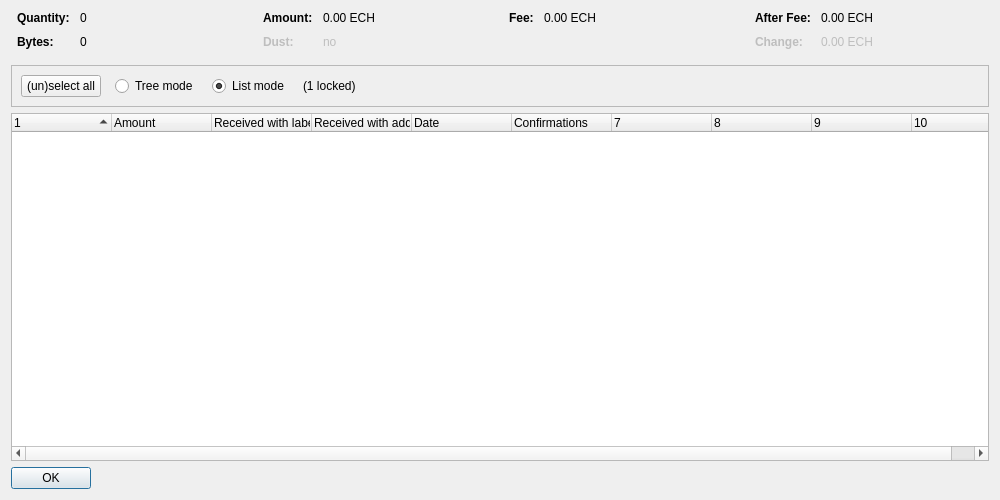
<?xml version="1.0" encoding="UTF-8"?>
<ui version="4.0">
 <class>CoinControlDialog</class>
 <widget class="QDialog" name="CoinControlDialog">
  <property name="geometry">
   <rect>
    <x>0</x>
    <y>0</y>
    <width>1000</width>
    <height>500</height>
   </rect>
  </property>
  <property name="windowTitle">
   <string>Coin Selection</string>
  </property>
  <layout class="QVBoxLayout" name="verticalLayout">
   <item>
    <layout class="QHBoxLayout" name="horizontalLayoutTop" stretch="0,0,0,0">
     <property name="topMargin">
      <number>0</number>
     </property>
     <property name="bottomMargin">
      <number>10</number>
     </property>
     <item>
      <layout class="QFormLayout" name="formLayoutCoinControl1">
       <property name="horizontalSpacing">
        <number>10</number>
       </property>
       <property name="verticalSpacing">
        <number>10</number>
       </property>
       <property name="leftMargin">
        <number>6</number>
       </property>
       <property name="rightMargin">
        <number>6</number>
       </property>
       <item row="0" column="0">
        <widget class="QLabel" name="labelCoinControlQuantityText">
         <property name="font">
          <font>
           <weight>75</weight>
           <bold>true</bold>
          </font>
         </property>
         <property name="text">
          <string>Quantity:</string>
         </property>
        </widget>
       </item>
       <item row="0" column="1">
        <widget class="QLabel" name="labelCoinControlQuantity">
         <property name="cursor">
          <cursorShape>IBeamCursor</cursorShape>
         </property>
         <property name="contextMenuPolicy">
          <enum>Qt::ActionsContextMenu</enum>
         </property>
         <property name="text">
          <string notr="true">0</string>
         </property>
         <property name="textInteractionFlags">
          <set>Qt::LinksAccessibleByMouse|Qt::TextSelectableByKeyboard|Qt::TextSelectableByMouse</set>
         </property>
        </widget>
       </item>
       <item row="1" column="0">
        <widget class="QLabel" name="labelCoinControlBytesText">
         <property name="font">
          <font>
           <weight>75</weight>
           <bold>true</bold>
          </font>
         </property>
         <property name="text">
          <string>Bytes:</string>
         </property>
        </widget>
       </item>
       <item row="1" column="1">
        <widget class="QLabel" name="labelCoinControlBytes">
         <property name="cursor">
          <cursorShape>IBeamCursor</cursorShape>
         </property>
         <property name="contextMenuPolicy">
          <enum>Qt::ActionsContextMenu</enum>
         </property>
         <property name="text">
          <string notr="true">0</string>
         </property>
         <property name="textInteractionFlags">
          <set>Qt::LinksAccessibleByMouse|Qt::TextSelectableByKeyboard|Qt::TextSelectableByMouse</set>
         </property>
        </widget>
       </item>
      </layout>
     </item>
     <item>
      <layout class="QFormLayout" name="formLayoutCoinControl2">
       <property name="horizontalSpacing">
        <number>10</number>
       </property>
       <property name="verticalSpacing">
        <number>10</number>
       </property>
       <property name="leftMargin">
        <number>6</number>
       </property>
       <property name="rightMargin">
        <number>6</number>
       </property>
       <item row="0" column="0">
        <widget class="QLabel" name="labelCoinControlAmountText">
         <property name="font">
          <font>
           <weight>75</weight>
           <bold>true</bold>
          </font>
         </property>
         <property name="text">
          <string>Amount:</string>
         </property>
        </widget>
       </item>
       <item row="0" column="1">
        <widget class="QLabel" name="labelCoinControlAmount">
         <property name="cursor">
          <cursorShape>IBeamCursor</cursorShape>
         </property>
         <property name="contextMenuPolicy">
          <enum>Qt::ActionsContextMenu</enum>
         </property>
         <property name="text">
          <string notr="true">0.00 ECH</string>
         </property>
         <property name="textInteractionFlags">
          <set>Qt::LinksAccessibleByMouse|Qt::TextSelectableByKeyboard|Qt::TextSelectableByMouse</set>
         </property>
        </widget>
       </item>
       <item row="1" column="0">
        <widget class="QLabel" name="labelCoinControlLowOutputText">
         <property name="enabled">
          <bool>false</bool>
         </property>
         <property name="font">
          <font>
           <weight>75</weight>
           <bold>true</bold>
          </font>
         </property>
         <property name="text">
          <string>Dust:</string>
         </property>
        </widget>
       </item>
       <item row="1" column="1">
        <widget class="QLabel" name="labelCoinControlLowOutput">
         <property name="enabled">
          <bool>false</bool>
         </property>
         <property name="cursor">
          <cursorShape>IBeamCursor</cursorShape>
         </property>
         <property name="contextMenuPolicy">
          <enum>Qt::ActionsContextMenu</enum>
         </property>
         <property name="text">
          <string notr="true">no</string>
         </property>
         <property name="textInteractionFlags">
          <set>Qt::LinksAccessibleByMouse|Qt::TextSelectableByKeyboard|Qt::TextSelectableByMouse</set>
         </property>
        </widget>
       </item>
      </layout>
     </item>
     <item>
      <layout class="QFormLayout" name="formLayoutCoinControl3">
       <property name="horizontalSpacing">
        <number>10</number>
       </property>
       <property name="verticalSpacing">
        <number>10</number>
       </property>
       <property name="leftMargin">
        <number>6</number>
       </property>
       <property name="rightMargin">
        <number>6</number>
       </property>
       <item row="0" column="0">
        <widget class="QLabel" name="labelCoinControlFeeText">
         <property name="font">
          <font>
           <weight>75</weight>
           <bold>true</bold>
          </font>
         </property>
         <property name="text">
          <string>Fee:</string>
         </property>
        </widget>
       </item>
       <item row="0" column="1">
        <widget class="QLabel" name="labelCoinControlFee">
         <property name="cursor">
          <cursorShape>IBeamCursor</cursorShape>
         </property>
         <property name="contextMenuPolicy">
          <enum>Qt::ActionsContextMenu</enum>
         </property>
         <property name="text">
          <string notr="true">0.00 ECH</string>
         </property>
         <property name="textInteractionFlags">
          <set>Qt::LinksAccessibleByMouse|Qt::TextSelectableByKeyboard|Qt::TextSelectableByMouse</set>
         </property>
        </widget>
       </item>
      </layout>
     </item>
     <item>
      <layout class="QFormLayout" name="formLayoutCoinControl4">
       <property name="horizontalSpacing">
        <number>10</number>
       </property>
       <property name="verticalSpacing">
        <number>10</number>
       </property>
       <property name="leftMargin">
        <number>6</number>
       </property>
       <property name="rightMargin">
        <number>6</number>
       </property>
       <item row="0" column="0">
        <widget class="QLabel" name="labelCoinControlAfterFeeText">
         <property name="font">
          <font>
           <weight>75</weight>
           <bold>true</bold>
          </font>
         </property>
         <property name="text">
          <string>After Fee:</string>
         </property>
        </widget>
       </item>
       <item row="0" column="1">
        <widget class="QLabel" name="labelCoinControlAfterFee">
         <property name="cursor">
          <cursorShape>IBeamCursor</cursorShape>
         </property>
         <property name="contextMenuPolicy">
          <enum>Qt::ActionsContextMenu</enum>
         </property>
         <property name="text">
          <string notr="true">0.00 ECH</string>
         </property>
         <property name="textInteractionFlags">
          <set>Qt::LinksAccessibleByMouse|Qt::TextSelectableByKeyboard|Qt::TextSelectableByMouse</set>
         </property>
        </widget>
       </item>
       <item row="1" column="0">
        <widget class="QLabel" name="labelCoinControlChangeText">
         <property name="enabled">
          <bool>false</bool>
         </property>
         <property name="font">
          <font>
           <weight>75</weight>
           <bold>true</bold>
          </font>
         </property>
         <property name="text">
          <string>Change:</string>
         </property>
        </widget>
       </item>
       <item row="1" column="1">
        <widget class="QLabel" name="labelCoinControlChange">
         <property name="enabled">
          <bool>false</bool>
         </property>
         <property name="cursor">
          <cursorShape>IBeamCursor</cursorShape>
         </property>
         <property name="contextMenuPolicy">
          <enum>Qt::ActionsContextMenu</enum>
         </property>
         <property name="text">
          <string notr="true">0.00 ECH</string>
         </property>
         <property name="textInteractionFlags">
          <set>Qt::LinksAccessibleByMouse|Qt::TextSelectableByKeyboard|Qt::TextSelectableByMouse</set>
         </property>
        </widget>
       </item>
      </layout>
     </item>
    </layout>
   </item>
   <item>
    <widget class="QFrame" name="frame">
     <property name="minimumSize">
      <size>
       <width>0</width>
       <height>40</height>
      </size>
     </property>
     <property name="frameShape">
      <enum>QFrame::StyledPanel</enum>
     </property>
     <property name="frameShadow">
      <enum>QFrame::Sunken</enum>
     </property>
     <layout class="QHBoxLayout" name="horizontalLayout">
      <item>
       <layout class="QHBoxLayout" name="horizontalLayoutPanel" stretch="0,0,0,0,0">
        <property name="spacing">
         <number>14</number>
        </property>
        <item>
         <widget class="QPushButton" name="pushButtonSelectAll">
          <property name="sizePolicy">
           <sizepolicy hsizetype="Maximum" vsizetype="Fixed">
            <horstretch>0</horstretch>
            <verstretch>0</verstretch>
           </sizepolicy>
          </property>
          <property name="text">
           <string>(un)select all</string>
          </property>
          <property name="autoDefault">
           <bool>false</bool>
          </property>
         </widget>
        </item>
        <item>
         <widget class="QRadioButton" name="radioTreeMode">
          <property name="sizePolicy">
           <sizepolicy hsizetype="Maximum" vsizetype="Fixed">
            <horstretch>0</horstretch>
            <verstretch>0</verstretch>
           </sizepolicy>
          </property>
          <property name="text">
           <string>Tree mode</string>
          </property>
         </widget>
        </item>
        <item>
         <widget class="QRadioButton" name="radioListMode">
          <property name="sizePolicy">
           <sizepolicy hsizetype="Maximum" vsizetype="Fixed">
            <horstretch>0</horstretch>
            <verstretch>0</verstretch>
           </sizepolicy>
          </property>
          <property name="text">
           <string>List mode</string>
          </property>
          <property name="checked">
           <bool>true</bool>
          </property>
         </widget>
        </item>
        <item>
         <widget class="QLabel" name="labelLocked">
          <property name="text">
           <string notr="true">(1 locked)</string>
          </property>
         </widget>
        </item>
        <item>
         <spacer name="horizontalSpacer">
          <property name="orientation">
           <enum>Qt::Horizontal</enum>
          </property>
          <property name="sizeHint" stdset="0">
           <size>
            <width>40</width>
            <height>20</height>
           </size>
          </property>
         </spacer>
        </item>
       </layout>
      </item>
     </layout>
    </widget>
   </item>
   <item>
    <widget class="CoinControlTreeWidget" name="treeWidget">
     <property name="contextMenuPolicy">
      <enum>Qt::CustomContextMenu</enum>
     </property>
     <property name="sortingEnabled">
      <bool>false</bool>
     </property>
     <property name="columnCount">
      <number>10</number>
     </property>
     <attribute name="headerShowSortIndicator" stdset="0">
      <bool>true</bool>
     </attribute>
     <attribute name="headerStretchLastSection">
      <bool>false</bool>
     </attribute>
     <column>
      <property name="text">
       <string/>
      </property>
     </column>
     <column>
      <property name="text">
       <string>Amount</string>
      </property>
     </column>
     <column>
      <property name="text">
       <string>Received with label</string>
      </property>
     </column>
     <column>
      <property name="text">
       <string>Received with address</string>
      </property>
     </column>
     <column>
      <property name="text">
       <string>Date</string>
      </property>
     </column>
     <column>
      <property name="text">
       <string>Confirmations</string>
      </property>
      <property name="toolTip">
       <string>Confirmed</string>
      </property>
     </column>
     <column>
      <property name="text">
       <string/>
      </property>
     </column>
     <column>
      <property name="text">
       <string/>
      </property>
     </column>
     <column>
      <property name="text">
       <string/>
      </property>
     </column>
     <column>
      <property name="text">
       <string/>
      </property>
     </column>
    </widget>
   </item>
   <item>
    <widget class="QDialogButtonBox" name="buttonBox">
     <property name="sizePolicy">
      <sizepolicy hsizetype="Maximum" vsizetype="Fixed">
       <horstretch>0</horstretch>
       <verstretch>0</verstretch>
      </sizepolicy>
     </property>
     <property name="orientation">
      <enum>Qt::Horizontal</enum>
     </property>
     <property name="standardButtons">
      <set>QDialogButtonBox::Ok</set>
     </property>
    </widget>
   </item>
  </layout>
 </widget>
 <customwidgets>
  <customwidget>
   <class>CoinControlTreeWidget</class>
   <extends>QTreeWidget</extends>
   <header>qt/coincontroltreewidget.h</header>
  </customwidget>
 </customwidgets>
 <resources/>
 <connections/>
</ui>
